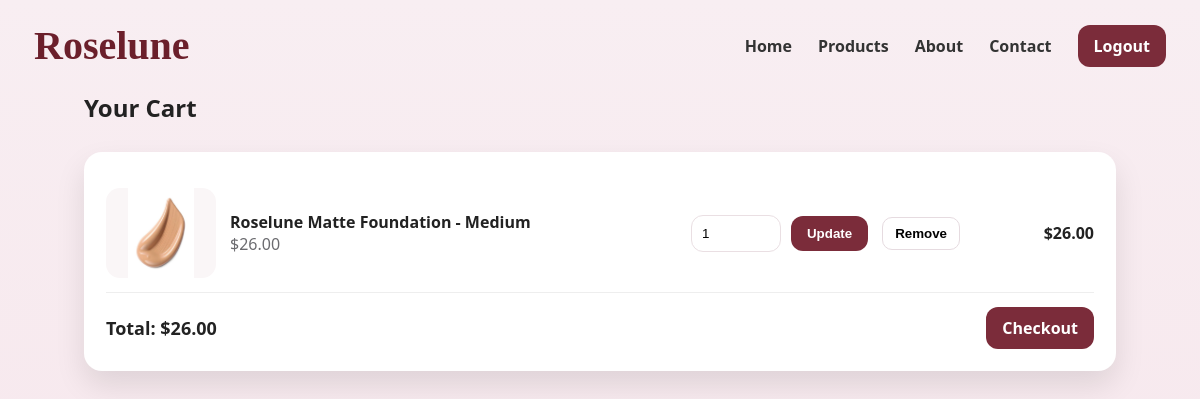
Screenshot of /cart.php (signed in) with the database file from the repository.
### tables this page shows
CREATE TABLE `cart` (
  `id` int(11) NOT NULL,
  `user_id` int(11) NOT NULL,
  `product_id` int(11) NOT NULL,
  `variant_id` int(11) DEFAULT NULL,
  `qty` int(11) NOT NULL DEFAULT 1,
  `added_at` timestamp NOT NULL DEFAULT current_timestamp()
);

CREATE TABLE `products` (
  `id` int(11) NOT NULL,
  `name` varchar(200) NOT NULL,
  `description` text DEFAULT NULL,
  `price` decimal(8,2) NOT NULL DEFAULT 0.00,
  `image` varchar(255) DEFAULT NULL,
  `shade` varchar(50) DEFAULT NULL,
  `created_at` timestamp NOT NULL DEFAULT current_timestamp(),
  `category` varchar(50) NOT NULL DEFAULT 'universal',
  `skin_tone` varchar(20) DEFAULT NULL
);

### cart.php (the view, shortened to what this page needs)
<?php
require_once("config/db.php");
require_once("config/helpers.php");
$user_id = (int)$_SESSION["user_id"];
$stmt = $conn->prepare("
  SELECT c.id AS cart_id, c.qty, p.id AS product_id, p.name, p.price, p.image
  FROM cart c
  JOIN products p ON p.id = c.product_id
  WHERE c.user_id=?
  ORDER BY c.added_at DESC
");
$stmt->bind_param("i", $user_id);
$stmt->execute();
$items = $stmt->get_result();
$total = 0;
?>
<!doctype html>
<html>
<head>
  <link rel="stylesheet" href="assets/css/style.css">
</head>
<body>
<div class="container">
  <h2 style="margin:0 0 12px 0;">Your Cart</h2>
  <div class="section-card" style="background:#fff;">
    <?php if($items->num_rows === 0): ?>
      <p class="muted">Your cart is empty. <a href="products.php">Go shopping</a></p>
    <?php else: ?>
      <?php while($it=$items->fetch_assoc()):
        $line = (float)$it["price"] * (int)$it["qty"];
        $total += $line;
      ?>
        <div style="display:flex;gap:14px;align-items:center;padding:14px 0;border-bottom:1px solid #eee;">
          <img src="<?= e($it["image"]) ?>" style="width:110px;height:90px;object-fit:contain;border-radius:14px;background:#faf6f7;">
          <div style="flex:1;">
            <div style="font-weight:800;"><?= e($it["name"]) ?></div>
            <div class="muted">$<?= number_format((float)$it["price"],2) ?></div>
          </div>
          <form method="post" style="display:flex;gap:10px;align-items:center;">
            <input name="qty" type="number" value="<?= (int)$it["qty"] ?>" min="1"
                   style="padding:10px;border-radius:12px;border:1px solid #eadfe3;width:90px;">
            <button class="btn primary" name="update_qty" type="submit">Update</button>
          </form>
          <form method="post">
            <button class="small-btn" name="remove_item" type="submit">Remove</button>
          </form>
          <div style="width:120px;text-align:right;font-weight:900;">
            $<?= number_format($line,2) ?>
          </div>
        </div>
      <?php endwhile; ?>
      <div style="display:flex;justify-content:space-between;align-items:center;margin-top:14px;">
        <div style="font-size:18px;font-weight:900;">Total: $<?= number_format($total,2) ?></div>
        <a class="btn primary" href="checkout.php">Checkout</a>
      </div>
    <?php endif; ?>
  </div>
</div>
</body>
</html>

### assets/css/style.css (style rules this page uses)
:root { --bg:#f7e9ee; --card:#fff; --brand:#6b1f2b; --muted:#666; --btn:#7b2c3a; --btn2:#8d3b49; --shadow:0 14px 30px rgba(0,0,0,.10); --radius:18px; }
* { box-sizing:border-box }
body { margin:0;font-family:system-ui, Arial;background:linear-gradient(#f8eef2,#f7e9ee);color:#222 }
a { color:var(--brand);text-decoration:none }
.btn { border:0;border-radius:12px;padding:10px 16px; font-weight:800;cursor:pointer; }
.btn.primary { background:var(--btn);color:#fff }
.container { max-width:1100px;margin:0 auto;padding:0 34px 60px 34px }
.section-card { margin-top:28px; background:rgba(255,255,255,.55); border-radius:var(--radius); padding:22px; box-shadow:var(--shadow); }
.muted { color:var(--muted) }
.small-btn { padding:8px 12px;border:1px solid #e6dbe0; background:#fff;border-radius:10px;font-weight:700;cursor:pointer; }
:root { --pink:#ff5da2; --pink2:#ff85bd; --text:#1d1d1f; --muted:#6b6b6f; --border:#eadfe3; }

### rows the page displays
cart: product.image (picture), product.name "Roselune Matte Foundation - Medium", product.price "26.00", qty "1"

### other values shown
$total "26.00"
